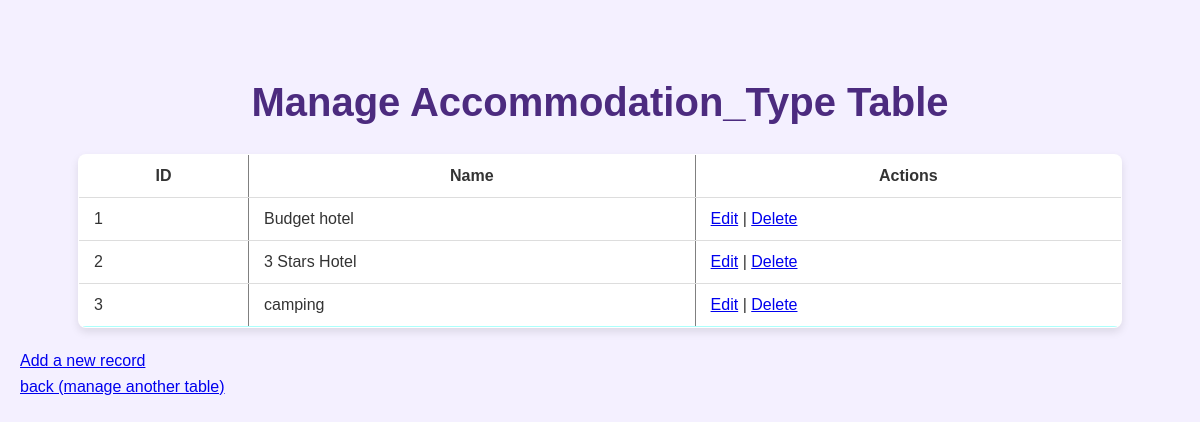
Page /site/admin/manage.php?table=Accommodation_Type (signed in) on the committed database.
### tables this page shows
CREATE TABLE `Accommodation_Type` (
  `ID` int(11) NOT NULL,
  `Name` varchar(64) NOT NULL
);

### site/admin/functions.php (the view, shortened to what this page needs)
<?php
$pdo=get_dbhandle();
function DisplayTableData($table) {
    global $pdo;
    $stmt = $pdo->query("SELECT * FROM $table");
    $rows = $stmt->fetchAll(PDO::FETCH_ASSOC);
    echo "<table border='1'>";
    echo "<tr>";
    foreach (array_keys($rows[0]) as $colName) {
        echo "<th>$colName</th>";
    }
    echo "<th>Actions</th>";
    echo "</tr>";
    foreach ($rows as $row) {
        echo "<tr>";
        foreach ($row as $value) {
            echo "<td>$value</td>";
        }
        echo "<td><a href='?table=$table&action=edit&id=" . $row['ID'] . "'>Edit</a> | <a href='?table=$table&action=delete&id=" . $row['ID'] . "'>Delete</a></td>";
        echo "</tr>";
    }
    echo "</table>";
}
?>

### site/css/style_admin.css (style rules this page uses)
* { margin: 0; padding: 0; box-sizing: border-box; }
body { font-family: Arial, sans-serif; background-color: #f4f0ff; color: #333; padding: 20px; line-height: 1.6; }
table { border-collapse: collapse; margin: 20px auto; width: 90%; background-color: white; box-shadow: 0px 4px 8px rgba(0, 0, 0, 0.1); border-radius: 8px; overflow: hidden; }
th, td { padding: 12px 15px; border-bottom: 1px solid #ddd; }
tbody tr:last-child { border-bottom: 2px solid #acfffc; }
body { font-family: Arial, sans-serif; background-color: #f4f0ff; color: #333; padding: 20px; line-height: 1.6; padding-top: 70px; }

### rows in the picture
accommodation_type: ID "1", Name "Budget hotel"
accommodation_type: ID "2", Name "3 Stars Hotel"
accommodation_type: ID "3", Name "camping"

### other values in the picture
$table "Accommodation_Type"
$colName "ID"
$colName "Name"
